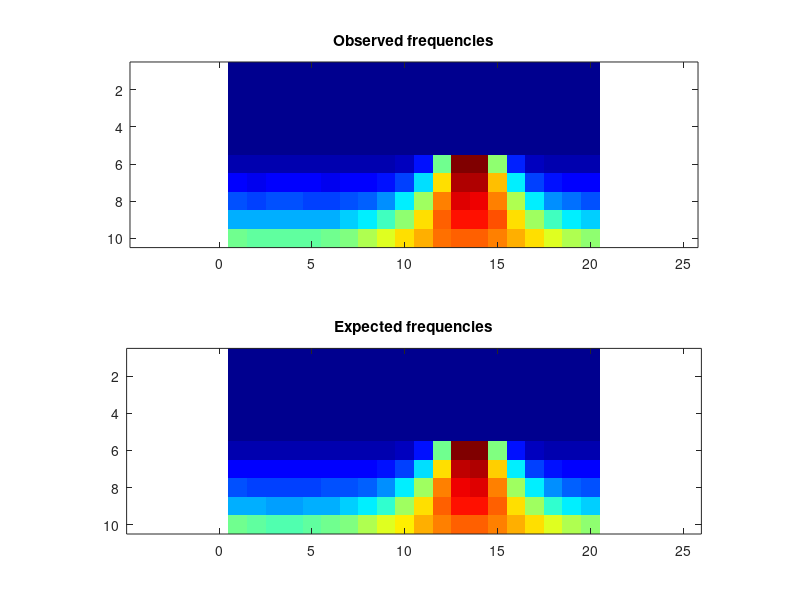

Write MATLAB code to recreate this figure.
obsFrequencies = [ 0, 0, 0, 0, 0, 0, 0, 0, 0, 0, 0, 0, 0, 0, 0, 0, 0, 0, 0, 0; 0, 0, 0, 0, 0, 0, 0, 0, 0, 0, 0, 0, 0, 0, 0, 0, 0, 0, 0, 0; 0, 0, 0, 0, 0, 0, 0, 0, 0, 0, 0, 0, 0, 0, 0, 0, 0, 0, 0, 0; 0, 0, 0, 0, 0, 0, 0, 0, 0, 0, 0, 0, 0, 0, 0, 0, 0, 0, 0, 0; 0, 0, 0, 0, 0, 0, 0, 0, 0, 0, 0, 0, 0, 0, 0, 0, 0, 0, 0, 0; 844, 771, 826, 814, 786, 793, 792, 827, 860, 1023, 2768, 10414, 21658, 21563, 10928, 3064, 1067, 859, 832, 767; 2429, 2357, 2475, 2413, 2465, 2344, 2376, 2516, 2724, 3852, 7360, 14114, 20434, 20444, 14811, 7516, 4039, 2818, 2499, 2408; 4106, 3992, 4092, 4190, 3942, 4009, 4291, 4527, 5504, 7555, 11425, 15934, 19296, 19281, 16205, 11544, 7741, 5592, 4745, 4301; 6390, 6155, 6195, 6129, 6138, 6320, 7060, 7666, 9197, 11060, 13907, 16732, 18546, 18383, 16940, 14029, 11284, 9248, 7745, 6911; 10394, 9938, 9945, 9830, 10143, 10431, 10808, 11702, 12678, 13958, 15185, 16305, 16883, 16828, 16120, 15184, 13958, 12745, 11682, 10923 ];
expFrequencies = [ 0, 0, 0, 0, 0, 0, 0, 0, 0, 0, 0, 0, 0, 0, 0, 0, 0, 0, 0, 0; 0, 0, 0, 0, 0, 0, 0, 0, 0, 0, 0, 0, 0, 0, 0, 0, 0, 0, 0, 0; 0, 0, 0, 0, 0, 0, 0, 0, 0, 0, 0, 0, 0, 0, 0, 0, 0, 0, 0, 0; 0, 0, 0, 0, 0, 0, 0, 0, 0, 0, 0, 0, 0, 0, 0, 0, 0, 0, 0, 0; 0, 0, 0, 0, 0, 0, 0, 0, 0, 0, 0, 0, 0, 0, 0, 0, 0, 0, 0, 0; 800.012, 800.002, 800.001, 800.001, 800.002, 800.011, 800.097, 801.253, 818.228, 1031.42, 2833.12, 10322.5, 21440.1, 21779.5, 10818.7, 3009.02, 1057.72, 820.487, 801.41, 800.108; 2404.42, 2401.71, 2401.03, 2401.02, 2401.66, 2404.2, 2415.14, 2468.1, 2729.4, 3855.38, 7396.02, 14132.3, 20320.3, 20481.6, 14463.1, 7633.28, 3946.78, 2752.83, 2472.98, 2416.12; 4115.77, 4065.71, 4048.59, 4048.27, 4064.45, 4112.36, 4241.69, 4592.83, 5508.54, 7599.99, 11344.7, 16008, 19362.3, 19443.4, 16202.5, 11543.5, 7729.68, 5570.87, 4617.76, 4250.93; 6427.13, 6201.89, 6108.14, 6106.25, 6195.43, 6413.37, 6850.05, 7666.72, 9083.93, 11262, 14041.2, 16753.4, 18458.4, 18497.9, 16856.6, 14169.1, 11375, 9163.6, 7714.94, 6876.61; 10335.2, 9986.39, 9819.42, 9815.89, 9975.37, 10315.6, 10868, 11665.4, 12713.1, 13951.7, 15222.5, 16287, 16902.4, 16916.3, 16325.2, 15275.7, 14008.6, 12764.5, 11706.5, 10897.8 ];
colormap(jet);
clf; subplot(2,1,1);
imagesc(obsFrequencies);
title('Observed frequencies');
axis equal;
subplot(2,1,2);
imagesc(expFrequencies);
axis equal;
title('Expected frequencies');
